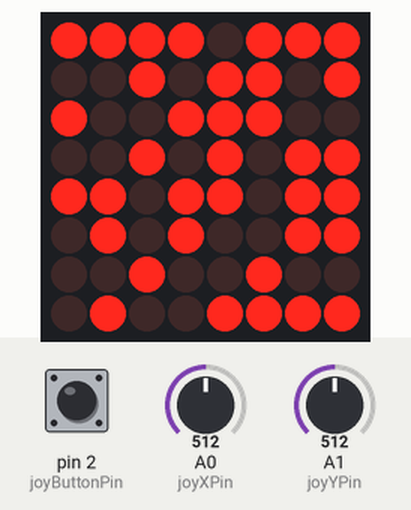
Recording of a sketch running on a simulated Arduino Uno, built with avr-gcc and run on an emulated ATmega328P. Parts: 8×8 LED matrix. The test bench sets the inputs (shaded band); at power-on: pin 2 (joyButtonPin) HIGH, A0 (joyXPin) = 512, A1 (joyYPin) = 512. Random numbers use the default seed unless the sketch sets one.

Above: at 0.15 s.
At 0.88 s:
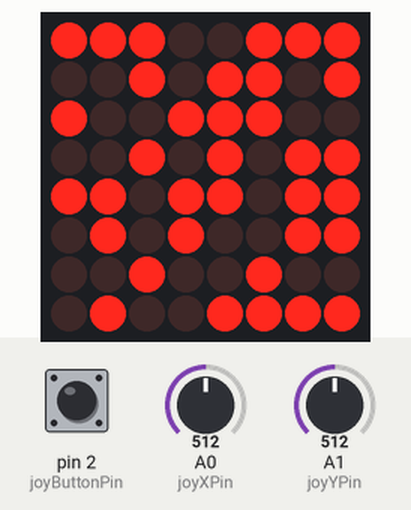
1.3 s: pin 2 (joyButtonPin) pulled LOW for 0.15 s
At 2.6 s:
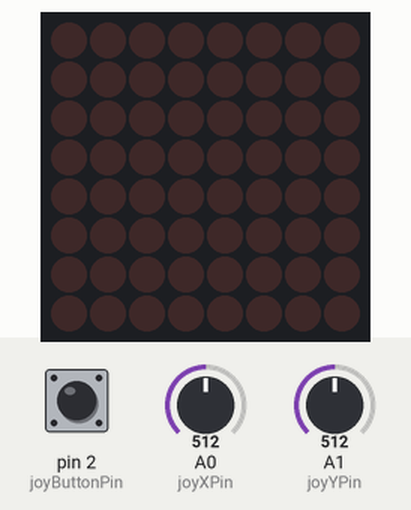
Timing chart, 0 to 4.3 s (numbered marks = the images above; inputs shaded):
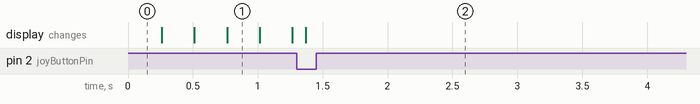

The sketch:

homework7.ino
```cpp
#include "LedControl.h"

//  Pins for driver
const byte dinPin = 12;
const byte clockPin = 11;
const byte loadPin = 10;

const byte matrixSize = 16;
byte matrixBrightness = 4;

//  Initialize driver
LedControl lc = LedControl(dinPin, clockPin, loadPin, 1);

//  Matrix with 62.5% walls
byte matrix[matrixSize][matrixSize] = {
    {1, 1, 1, 1, 1, 1, 1, 1, 1, 1, 1, 1, 1, 1, 1, 1},
    {1, 1, 1, 1, 1, 1, 1, 1, 1, 1, 1, 1, 1, 1, 1, 1},
    {1, 1, 1, 1, 1, 1, 1, 1, 1, 1, 1, 1, 1, 1, 1, 1},
    {1, 1, 1, 1, 1, 1, 1, 1, 1, 1, 1, 1, 1, 1, 1, 1},
    {1, 1, 1, 1, 1, 1, 1, 1, 1, 1, 1, 1, 1, 1, 1, 1},
    {1, 1, 1, 1, 1, 1, 1, 1, 1, 1, 1, 1, 1, 1, 1, 1},
    {1, 1, 1, 1, 1, 1, 1, 1, 1, 1, 1, 1, 1, 1, 1, 1},
    {1, 1, 1, 1, 1, 1, 1, 1, 1, 1, 1, 1, 1, 1, 1, 1},
    {1, 1, 1, 1, 1, 1, 1, 1, 1, 1, 1, 1, 1, 1, 1, 1},
    {1, 1, 1, 1, 1, 1, 1, 1, 1, 1, 1, 1, 1, 1, 1, 1},
    {0, 0, 0, 0, 0, 0, 0, 0, 0, 0, 0, 0, 0, 0, 0, 0},
    {0, 0, 0, 0, 0, 0, 0, 0, 0, 0, 0, 0, 0, 0, 0, 0},
    {0, 0, 0, 0, 0, 0, 0, 0, 0, 0, 0, 0, 0, 0, 0, 0},
    {0, 0, 0, 0, 0, 0, 0, 0, 0, 0, 0, 0, 0, 0, 0, 0},
    {0, 0, 0, 0, 0, 0, 0, 0, 0, 0, 0, 0, 0, 0, 0, 0},
    {0, 0, 0, 0, 0, 0, 0, 0, 0, 0, 0, 0, 0, 0, 0, 0}
};

struct position {
    int x;
    int y;
};

//  Player variables
position playerPosition;
byte playerLedState = HIGH;

//  Joystick X and Y pins
const byte joyXPin = A0;
const byte joyYPin = A1;

//  The four directions the player can go to
const int UP = 0;
const int DOWN = 1;
const int LEFT = 2;
const int RIGHT = 3;

//  Joystick button variables
const byte joyButtonPin = 2;

//  Bomb variables
position bombPosition = {-1, -1};
byte bombLedState = HIGH;

//  The time the bomb was placed. There can only be one bomb at the time
unsigned long bombPlacedTime;

//  Flag that tells us if the game has been lost
bool gameLost = false;

//  Fog of view
const byte fogOfViewSize = 8;

//  The position of top-left corner of the fog of view
position corner = {0, 0};

//  Initialize display
void setupDisplay() {
    lc.shutdown(0, false);
    lc.setIntensity(0, matrixBrightness);
    lc.clearDisplay(0);
}

//  Randomize the matrix using the Fisher-Yates shuffle
void randomizeMap() {

    //  Because the pin 0 is not connected we consider its value as a random seed to the generator
    randomSeed(analogRead(0));

    //  Fisher-Yates shuffle
    //  https://en.wikipedia.org/wiki/Fisher%E2%80%93Yates_shuffle

    for (int i = matrixSize * matrixSize - 1; i >= 0; i--) {
        int j = random(i);

        //  I switch the elements using:
        //  a = a ^ b;
        //  b = a ^ b;
        //  a = a ^ b;
        matrix[i / matrixSize][i % matrixSize] ^= matrix[j / matrixSize][j % matrixSize];
        matrix[j / matrixSize][j % matrixSize] ^= matrix[i / matrixSize][i % matrixSize];
        matrix[i / matrixSize][i % matrixSize] ^= matrix[j / matrixSize][j % matrixSize];
    }
}

//  Function that finds the initial player position.
//  It searches for an empty space that has at least one adjacent horizontal empty space and one adjacent vertical empty space
//  This guarantees that the player can explode a bomb safely
void findPlayerPostion() {
    bool x_axis = false, y_axis = false;

    for (int row = 0; row < matrixSize; row++) {
        for (int col = 0; col < matrixSize; col++) {
            if (matrix[row][col] == 0) {
                if (matrix[(row - 1 + matrixSize) % matrixSize][col] == 0 || matrix[(row + 1) % matrixSize][col] == 0) {
                    x_axis = true;
                }
                if (matrix[row][(col - 1 + matrixSize) % matrixSize] == 0 || matrix[row][(col + 1) % matrixSize] == 0) {
                    y_axis = true;
                }

                if (x_axis && y_axis) {
                    playerPosition.x = row;
                    playerPosition.y = col;

                    return;
                }

                x_axis = false;
                y_axis = false;
            }
        }
    }
}

void setup() {
    pinMode(joyXPin, INPUT);
    pinMode(joyYPin, INPUT);
    pinMode(joyButtonPin, INPUT_PULLUP);

    setupDisplay();
    randomizeMap();
    findPlayerPostion();

    Serial.begin(9600);
}

//  The four moves the player can make
void movePlayer(const int move) {
    static int temp;

    switch(move) {
        case UP: {
            //  If the player is at line 0 and he goes up
            //  He will arrive at line (0 - 1 + 16) % 16 = 15;
            //  If the player is at line 8 and he goes up
            //  He will arrive at line (8 - 1 + 16) % 16 = 7;
            temp = (playerPosition.x - 1 + matrixSize) % matrixSize;

            if (matrix[temp][playerPosition.y] == 0) {
                playerPosition.x = temp;
            }

            break;
        }
        case DOWN: {
            temp = (playerPosition.x + 1) % matrixSize;

            if (matrix[temp][playerPosition.y] == 0) {
                playerPosition.x = temp;
            }

            break;
        }
        case LEFT: {
            temp = (playerPosition.y - 1 + matrixSize) % matrixSize;

            if (matrix[playerPosition.x][temp] == 0) {
                playerPosition.y = temp;
            }

            break;
        }
        case RIGHT: {
            temp = (playerPosition.y + 1) % matrixSize;

            if (matrix[playerPosition.x][temp] == 0) {
                playerPosition.y = temp;
            }

            break;
        }
    }
}

//  Read joystick X and Y values with debounce
void readJoyValues() {
    static int xValue;
    static int yValue;

    static const int minThreshold = 400;
    static const int maxThreshold = 640;

    //  Flag that tells us if the joy has moved
    static bool joyMoved = false;

    //  Variables for debounce
    static const unsigned int moveDelay = 50;
    static unsigned long lastMoveTime;

    xValue = analogRead(joyXPin);
    yValue = analogRead(joyYPin);

    if (xValue < minThreshold && joyMoved == false && (millis() - lastMoveTime) >= moveDelay) {
        movePlayer(LEFT);

        joyMoved = true;
    }

    if (xValue > maxThreshold && joyMoved == false && (millis() - lastMoveTime) >= moveDelay) {
        movePlayer(RIGHT);

        joyMoved = true;
    }

    if (yValue < minThreshold && joyMoved == false && (millis() - lastMoveTime) >= moveDelay) {
        movePlayer(UP);

        joyMoved = true;
    }

    if (yValue > maxThreshold && joyMoved == false && (millis() - lastMoveTime) >= moveDelay) {
        movePlayer(DOWN);

        joyMoved = true;
    }

    if (xValue >= minThreshold && xValue <= maxThreshold && yValue >= minThreshold && yValue <= maxThreshold) {
        joyMoved = false;

        lastMoveTime = millis();
    }
}

//  Read joystick button values with debounce
void readButton() {
    static byte buttonState;

    static byte reading;
    static byte lastReading;

    static const unsigned int debounceDelay = 50;
    static unsigned long lastDebounceTime;

    reading = digitalRead(joyButtonPin);

    if (reading != lastReading) {
        lastDebounceTime = millis();
    }

    if (millis() - lastDebounceTime > debounceDelay) {

        //  If the state has indeed changed and the readng is low and no bomb has been placed yet put down a bomb
        if (reading != buttonState && reading == LOW && bombPosition.x == -1) {
            bombPosition = playerPosition;

            matrix[bombPosition.x][bombPosition.y] = 2;

            bombPlacedTime = millis();
        }

        buttonState = reading;
    }

    lastReading = reading;
}

void changePlayerLed() {
    static const unsigned int blinkDelay = 250;
    static unsigned long lastBlinkTime;

    if (millis() - lastBlinkTime >= blinkDelay) {
        playerLedState = !playerLedState;
        lastBlinkTime = millis();
    }
}

//  Destroy position p.
//  Remove the wall and if the player is here, end the game
void destroy(position p) {
    matrix[p.x][p.y] = 0;

    if (p.x == playerPosition.x && p.y == playerPosition.y) {
        gameLost = true;
    }
}

//  Change bomb led
//  If the bomb explodes, destroy all adjacent cells
void bombLogic() {
    static const unsigned int bombDelay = 2000;

    static const unsigned int blinkDelay = 75;
    static unsigned long lastBlinkTime;

    static position temp;

    if (millis() - lastBlinkTime >= blinkDelay) {
        bombLedState = !bombLedState;
        lastBlinkTime = millis();
    }

    if (bombPosition.x != -1) {
        if (millis() - bombDelay >= bombPlacedTime) {
            temp = bombPosition;
            destroy(temp);

            temp.x = (bombPosition.x - 1 + matrixSize) % matrixSize;
            destroy(temp);

            temp.x = (bombPosition.x + 1) % matrixSize;
            destroy(temp);

            temp = bombPosition;
            temp.y = (bombPosition.y - 1 + matrixSize) % matrixSize;
            destroy(temp);

            temp.y = (bombPosition.y + 1) % matrixSize;
            destroy(temp);

            bombPosition = {-1, -1};
        }
    }
}

//  Find the top-left corner position for the fog of view
void findCorner() {
    corner.x = min(max(0, playerPosition.x - 3), matrixSize - fogOfViewSize);
    corner.y = min(max(0, playerPosition.y - 3), matrixSize - fogOfViewSize);
}

//  Write matrix
void writeDisplay() {
    //  If the game is lost, show nothing
    if (gameLost) {
        for (int row = 0; row < fogOfViewSize; row++) {
            for (int col = 0; col < fogOfViewSize; col++) {
                 lc.setLed(0, row, col, LOW);
            }
        }
    }
    else {
        findCorner();

        for (int row = 0; row < fogOfViewSize; row++) {
            for (int col = 0; col < fogOfViewSize; col++) {
                //  If the player is on this positon, write the playerLedState
                if (corner.x + row == playerPosition.x && corner.y + col == playerPosition.y) {
                    lc.setLed(0, row, col, playerLedState);
                }
                //  If the bomb is on this positon, write the bombLedState
                else if (corner.x + row == bombPosition.x && corner.y + col == bombPosition.y) {
                    lc.setLed(0, row, col, bombLedState);
                }
                else {
                    lc.setLed(0, row, col, matrix[corner.x + row][corner.y + col]);
                }
            }
        }
    }
}

void loop() {
    readJoyValues();
    readButton();
    changePlayerLed();
    bombLogic();
    writeDisplay();
}
```
